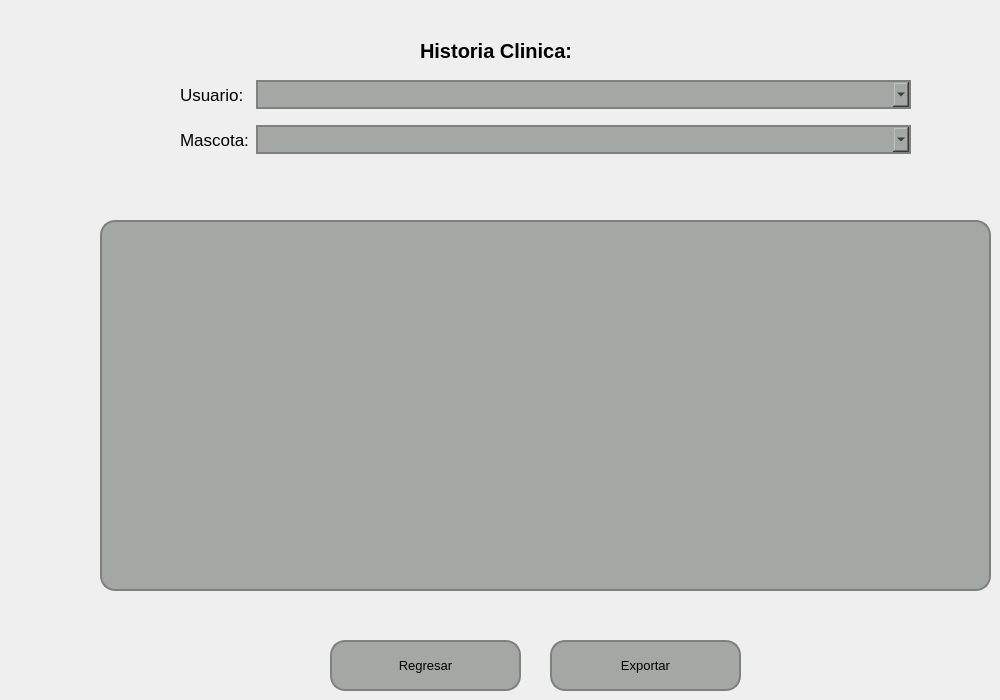
   <widget class="QWidget" name="pageDetallesRegistro">
    <widget class="QPushButton" name="pushButtonRegresarHistoria">
     <property name="geometry">
      <rect>
       <x>330</x>
       <y>640</y>
       <width>191</width>
       <height>51</height>
      </rect>
     </property>
     <property name="font">
      <font>
       <pointsize>10</pointsize>
      </font>
     </property>
     <property name="styleSheet">
      <string notr="true">QPushButton {
    background-color: #a4a8a5; /* Color del botón */
    border-radius: 15px;       /* Borde redondeado, ajusta el valor para más curvatura */
    border: 2px solid #808080; /* Opcional: agrega un borde de color gris */
}

QPushButton:hover {
    background-color: #b0b5b0; /* Color al pasar el mouse */
}

QPushButton:pressed {
    background-color: #8f938f; /* Color al hacer clic */
}
</string>
     </property>
     <property name="text">
      <string>Regresar</string>
     </property>
    </widget>
    <widget class="QTableWidget" name="tableWidgetDetallesRegistro">
     <property name="geometry">
      <rect>
       <x>100</x>
       <y>220</y>
       <width>891</width>
       <height>371</height>
      </rect>
     </property>
     <property name="styleSheet">
      <string notr="true">   background-color: #a4a8a5; /* Color del botón */
    border-radius: 15px;       /* Borde redondeado, ajusta el valor para más curvatura */
    border: 2px solid #808080; /* Opcional: agrega un borde de color gris */</string>
     </property>
    </widget>
    <widget class="QLabel" name="label_62">
     <property name="geometry">
      <rect>
       <x>420</x>
       <y>30</y>
       <width>201</width>
       <height>41</height>
      </rect>
     </property>
     <property name="font">
      <font>
       <pointsize>15</pointsize>
       <weight>75</weight>
       <bold>true</bold>
      </font>
     </property>
     <property name="text">
      <string>Historia Clinica:</string>
     </property>
    </widget>
    <widget class="QWidget" name="formLayoutWidget_10">
     <property name="geometry">
      <rect>
       <x>180</x>
       <y>80</y>
       <width>731</width>
       <height>111</height>
      </rect>
     </property>
     <layout class="QFormLayout" name="formLayout_9">
      <property name="horizontalSpacing">
       <number>7</number>
      </property>
      <property name="verticalSpacing">
       <number>16</number>
      </property>
      <item row="0" column="0">
       <widget class="QLabel" name="label_51">
        <property name="font">
         <font>
          <pointsize>13</pointsize>
         </font>
        </property>
        <property name="text">
         <string>Usuario:</string>
        </property>
       </widget>
      </item>
      <item row="1" column="0">
       <widget class="QLabel" name="label_60">
        <property name="font">
         <font>
          <pointsize>13</pointsize>
         </font>
        </property>
        <property name="text">
         <string>Mascota:</string>
        </property>
       </widget>
      </item>
      <item row="0" column="1">
       <widget class="QComboBox" name="comboBoxUsuario_2">
        <property name="font">
         <font>
          <pointsize>14</pointsize>
         </font>
        </property>
        <property name="styleSheet">
         <string notr="true">
    background-color: #a4a8a5; /* Color del botón */
    border-radius: 15px;       /* Borde redondeado, ajusta el valor para más curvatura */
    border: 2px solid #808080; /* Opcional: agrega un borde de color gris */
</string>
        </property>
        <property name="placeholderText">
         <string>Buscar Por Estado</string>
        </property>
       </widget>
      </item>
      <item row="1" column="1">
       <widget class="QComboBox" name="comboBoxMascota_2">
        <property name="font">
         <font>
          <pointsize>14</pointsize>
         </font>
        </property>
        <property name="styleSheet">
         <string notr="true">
    background-color: #a4a8a5; /* Color del botón */
    border-radius: 15px;       /* Borde redondeado, ajusta el valor para más curvatura */
    border: 2px solid #808080; /* Opcional: agrega un borde de color gris */
</string>
        </property>
        <property name="placeholderText">
         <string>Buscar Por Estado</string>
        </property>
       </widget>
      </item>
     </layout>
    </widget>
    <widget class="QPushButton" name="pushButtonExportarHistoria">
     <property name="geometry">
      <rect>
       <x>550</x>
       <y>640</y>
       <width>191</width>
       <height>51</height>
      </rect>
     </property>
     <property name="font">
      <font>
       <pointsize>10</pointsize>
      </font>
     </property>
     <property name="styleSheet">
      <string notr="true">QPushButton {
    background-color: #a4a8a5; /* Color del botón */
    border-radius: 15px;       /* Borde redondeado, ajusta el valor para más curvatura */
    border: 2px solid #808080; /* Opcional: agrega un borde de color gris */
}

QPushButton:hover {
    background-color: #b0b5b0; /* Color al pasar el mouse */
}

QPushButton:pressed {
    background-color: #8f938f; /* Color al hacer clic */
}
</string>
     </property>
     <property name="text">
      <string>Exportar</string>
     </property>
    </widget>
   </widget>
